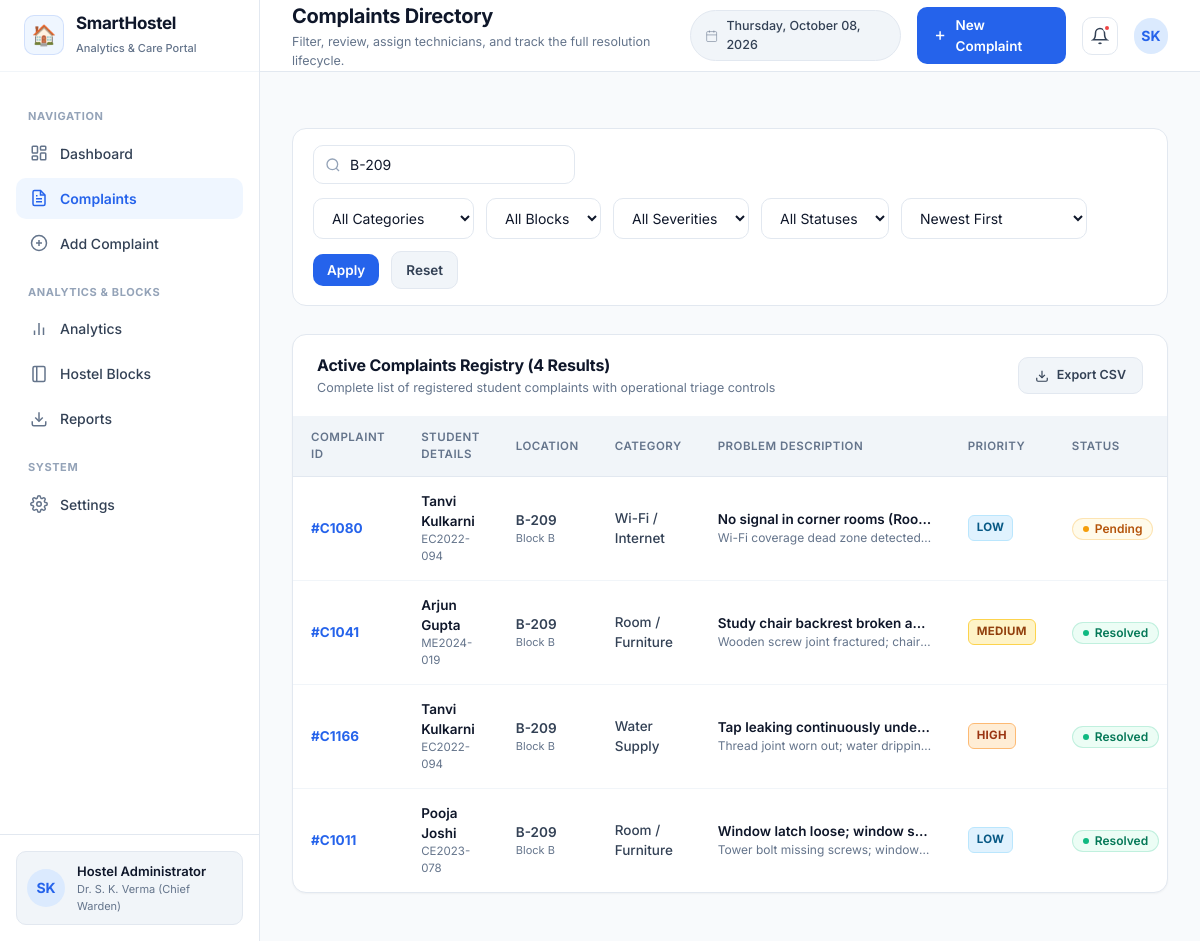
The app's page /complaints?search=B-209 with its own data.
### tables this page shows
CREATE TABLE complaints (
        id INTEGER PRIMARY KEY AUTOINCREMENT,
        complaint_code TEXT UNIQUE NOT NULL,
        student_name TEXT NOT NULL,
        student_id TEXT NOT NULL,
        student_phone TEXT,
        student_email TEXT,
        block TEXT NOT NULL,
        room_number TEXT NOT NULL,
        category TEXT NOT NULL,
        title TEXT NOT NULL,
        description TEXT NOT NULL,
        severity TEXT NOT NULL,
        status TEXT NOT NULL,
        created_at TEXT NOT NULL,
        resolved_at TEXT,
        resolution_time_days REAL,
        resolution_notes TEXT,
        assigned_to TEXT
    );

### app.py (the view)
@app.route("/complaints")
def complaints():
    search = request.args.get("search", "")
    category = request.args.get("category", "All")
    block = request.args.get("block", "All")
    severity = request.args.get("severity", "All")
    status = request.args.get("status", "All")
    sort_by = request.args.get("sort_by", "date_desc")
    complaints_list = database.get_all_complaints(
        search=search,
        category=category,
        block=block,
        severity=severity,
        status=status,
        sort_by=sort_by
    )
    kpis = database.get_kpi_summary()
    return render_template(
        "complaints.html",
        active_page="complaints",
        complaints=complaints_list,
        total_count=len(complaints_list),
        kpis=kpis,
        filters={
            "search": search,
            "category": category,
            "block": block,
            "severity": severity,
            "status": status,
            "sort_by": sort_by
        }
    )

### app.py (called while the page is built)
@app.context_processor
def inject_global_data():
    now = datetime.now()
    return {
        "current_date_str": now.strftime("%A, %B %d, %Y"),
        "current_year": now.year,
        "app_title": "SmartHostel Complaint Management & Analytics",
        "categories_list": database.CATEGORIES,
        "blocks_list": database.BLOCKS,
        "severities_list": database.SEVERITIES,
        "statuses_list": database.STATUSES
    }

### database.py (called while the page is built)
def get_db_connection():
    conn = sqlite3.connect(DB_PATH)
    conn.row_factory = sqlite3.Row
    return conn

### templates/complaints.html (shortened to what this page needs)
{% extends "base.html" %}
{% block page_title %}Complaints Directory{% endblock %}
{% block page_subtitle %}Filter, review, assign technicians, and track the full resolution lifecycle.{% endblock %}
{% block content %}
<form method="GET" action="{{ url_for('complaints') }}" class="filter-bar">
  <div class="search-input-box">
    <svg viewBox="0 0 24 24" fill="none" stroke="currentColor" stroke-width="2">
      <circle cx="11" cy="11" r="8"></circle>
      <line x1="21" y1="21" x2="16.65" y2="16.65"></line>
    </svg>
    <input type="text" name="search" class="form-control" placeholder="Search by ID, Room, Student, or Keyword..." value="{{ filters.search }}">
  </div>
  <div class="filter-group">
    <select name="category" class="form-control" style="width: auto;" onchange="this.form.submit()">
      <option value="All">All Categories</option>
    </select>
    <select name="block" class="form-control" style="width: auto;" onchange="this.form.submit()">
      <option value="All">All Blocks</option>
    </select>
    <select name="severity" class="form-control" style="width: auto;" onchange="this.form.submit()">
      <option value="All">All Severities</option>
    </select>
    <select name="status" class="form-control" style="width: auto;" onchange="this.form.submit()">
      <option value="All">All Statuses</option>
    </select>
    <select name="sort_by" class="form-control" style="width: auto;" onchange="this.form.submit()">
      <option value="date_desc" {% if filters.sort_by == 'date_desc' %}selected{% endif %}>Newest First</option>
    </select>
    <button type="submit" class="header-btn header-btn-primary" style="padding: 8px 14px;">Apply</button>
    <a href="{{ url_for('complaints') }}" class="header-btn header-btn-secondary" style="padding: 8px 14px;" title="Reset Filters">Reset</a>
  </div>
</form>
<div class="card">
  <div class="card-header">
    <div class="card-title-group">
      <h3>Active Complaints Registry ({{ total_count }} Results)</h3>
      <p class="card-subtitle">Complete list of registered student complaints with operational triage controls</p>
    </div>
    <div class="card-actions">
      <a href="{{ url_for('export_csv') }}" class="header-btn header-btn-secondary" style="font-size: 12.5px;">
        <svg width="14" height="14" viewBox="0 0 24 24" fill="none" stroke="currentColor" stroke-width="2">
          <path d="M21 15v4a2 2 0 0 1-2 2H5a2 2 0 0 1-2-2v-4"></path>
          <polyline points="7 10 12 15 17 10"></polyline>
          <line x1="12" y1="15" x2="12" y2="3"></line>
        </svg>
        Export CSV
      </a>
    </div>
  </div>
  <div class="table-responsive">
    <table class="modern-table">
      <thead>
        <tr>
          <th>Complaint ID</th>
          <th>Student Details</th>
          <th>Location</th>
          <th>Category</th>
          <th>Problem Description</th>
          <th>Priority</th>
          <th>Status</th>
        </tr>
      </thead>
      <tbody>
        {% if complaints %}
          {% for c in complaints %}
          <tr>
            <td>
              <b style="color: var(--primary); font-size: 13.5px;">#{{ c.complaint_code }}</b>
            </td>
            <td>
              <div style="font-weight: 600; color: var(--text-main);">{{ c.student_name }}</div>
              <div style="font-size: 11.5px; color: var(--text-muted);">{{ c.student_id }}</div>
            </td>
            <td>
              <span style="font-weight: 600;">{{ c.room_number }}</span>
              <div style="font-size: 11px; color: var(--text-muted);">{{ c.block }}</div>
            </td>
            <td>
              <span style="font-weight: 500;">{{ c.category }}</span>
            </td>
            <td style="max-width: 250px;">
              <div style="font-weight: 600; color: var(--text-main); white-space: nowrap; overflow: hidden; text-overflow: ellipsis;" title="{{ c.title }}">
                {{ c.title }}
              </div>
              <div style="font-size: 12px; color: var(--text-muted); white-space: nowrap; overflow: hidden; text-overflow: ellipsis;" title="{{ c.description }}">
                {{ c.description }}
              </div>
            </td>
            <td>
              <span class="priority-tag priority-{{ c.severity|lower }}">{{ c.severity }}</span>
            </td>
            <td>
              {% if c.status == 'Resolved' %}
                <span class="badge badge-resolved"><span class="badge-dot"></span>Resolved</span>
              {% elif c.status == 'Pending' %}
                <span class="badge badge-pending"><span class="badge-dot"></span>Pending</span>
              {% elif c.status == 'In Progress' %}
                <span class="badge badge-in-progress"><span class="badge-dot"></span>In Progress</span>
              {% else %}
                <span class="badge badge-rejected"><span class="badge-dot"></span>Rejected</span>
              {% endif %}
            </td>
          </tr>
          {% endfor %}
        {% endif %}
      </tbody>
    </table>
  </div>
</div>
{% endblock %}

### records on screen
complaints: complaint_code "C1080", student_name "Tanvi Kulkarni", student_id "EC2022-094", room_number "B-209", block "Block B", category "Wi-Fi / Internet", title "No signal in corner rooms (Roo…", description "Wi-Fi coverage dead zone detected…", severity "LOW", status "Pending" (drawn)
complaints: complaint_code "C1041", student_name "Arjun Gupta", student_id "ME2024-019", room_number "B-209", block "Block B", category "Room / Furniture", title "Study chair backrest broken a…", description "Wooden screw joint fractured; chair…", severity "MEDIUM", status "Resolved" (drawn)
complaints: complaint_code "C1166", student_name "Tanvi Kulkarni", student_id "EC2022-094", room_number "B-209", block "Block B", category "Water Supply", title "Tap leaking continuously unde…", description "Thread joint worn out; water drippin…", severity "HIGH", status "Resolved" (drawn)
complaints: complaint_code "C1011", student_name "Pooja Joshi", student_id "CE2023-078", room_number "B-209", block "Block B", category "Room / Furniture", title "Window latch loose; window s…", description "Tower bolt missing screws; window…", severity "LOW", status "Resolved" (drawn)

### other values on screen
{{ total_count }} "4"
